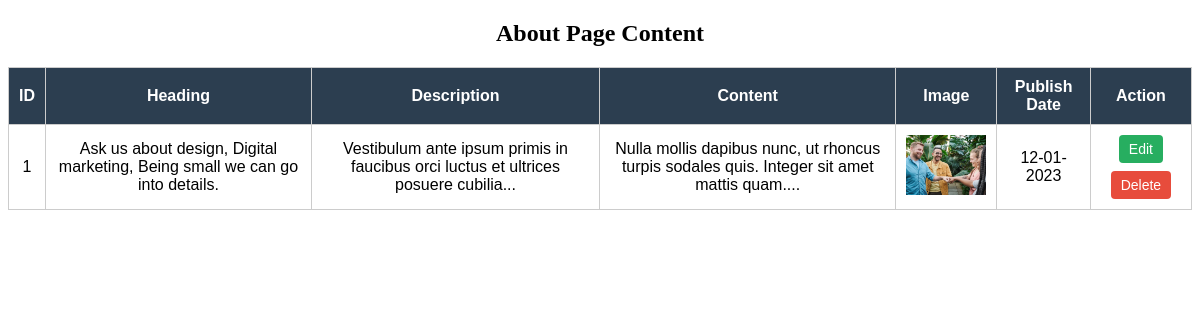
The app's page /manage_about.php with its own data.
### tables this page shows
CREATE TABLE `about` (
  `id` int(11) NOT NULL,
  `heading` varchar(255) DEFAULT NULL,
  `description` text DEFAULT NULL,
  `content` text DEFAULT NULL,
  `image` varchar(255) DEFAULT NULL,
  `publish_date` date DEFAULT NULL,
  `status` enum('active','inactive') DEFAULT 'active',
  `created_at` timestamp NOT NULL DEFAULT current_timestamp()
);

### manage_about.php (the view, shortened to what this page needs)
<?php
include("conn.php");
$query = "SELECT * FROM about ORDER BY id DESC";
$result = mysqli_query($conn, $query);
?>
<!DOCTYPE html>
<html>
<head>
</head>
<body>
<h2 align="center">About Page Content</h2>
<table>
    <tr>
        <th>ID</th>
        <th>Heading</th>
        <th>Description</th>
        <th>Content</th>
        <th>Image</th>
        <th>Publish Date</th>
        <th>Action</th>
    </tr>
    <?php while($row = mysqli_fetch_assoc($result)) { ?>
    <tr>
        <td><?php echo $row['id']; ?></td>
        <td><?php echo $row['heading']; ?></td>
        <td><?php echo substr($row['description'],0,80); ?>...</td>
        <td><?php echo substr($row['content'],0,100); ?>...</td>
        <td>
            <?php if($row['image'] != "") { ?>
                <img src="assets/images/<?php echo $row['image']; ?>">
            <?php } else { echo "No Image"; } ?>
        </td>
        <td><?php echo date("d-m-Y", strtotime($row['publish_date'])); ?></td>
        <td>
    <div class="action-btns">
        <a href="about_edit.php?id=<?php echo $row['id']; ?>" class="btn edit">Edit</a>
        <a href="about_delete.php?id=<?php echo $row['id']; ?>"
           class="btn delete"
           onclick="return confirm('Are you sure?')">Delete</a>
    </div>
</td>
    </tr>
    <?php } ?>
</table>
</body>
</html>

### manage_about.php (style rules this page uses)
.action-btns { display: flex; gap: 8px; justify-content: center; flex-wrap: wrap; }
table { width: 100%; border-collapse: collapse; font-family: Arial; }
th, td { padding: 10px; border: 1px solid #ccc; text-align: center; }
th { background: #2c3e50; color: white; }
img { width: 80px; height: 60px; object-fit: cover; }
.btn { padding: 6px 10px; text-decoration: none; color: white; border-radius: 4px; font-size: 14px; }
.edit { background: #27ae60; }
.delete { background: #e74c3c; }

### records on screen
about: id "1", heading "Ask us about design, Digital marketing, Being small we can go into details.", description "Vestibulum ante ipsum primis in faucibus orci luctus et ultrices posuere cubilia", content "Nulla mollis dapibus nunc, ut rhoncus turpis sodales quis. Integer sit amet mattis quam.", image (picture), publish_date "12-01-2023"
